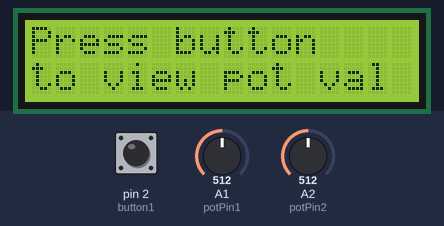
Recording of a sketch running on a simulated Arduino Uno, built with avr-gcc and run on an emulated ATmega328P. On the bench: 16×2 character LCD. The test bench sets the inputs (shaded band); at power-on: pin 2 (button1) HIGH, A2 (potPin2) = 512, A1 (potPin1) = 512.

Above: at 1.2 s.
1.3 s: pin 2 (button1) pulled LOW for 1 s
At 3.1 s:
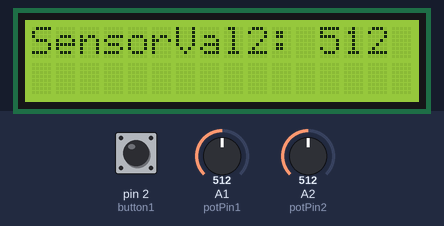
3.8 s: A2 (potPin2) set to 716
At 5.0 s:
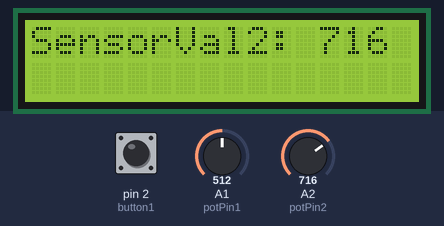
5.3 s: A2 (potPin2) set to 900
At 6.0 s:
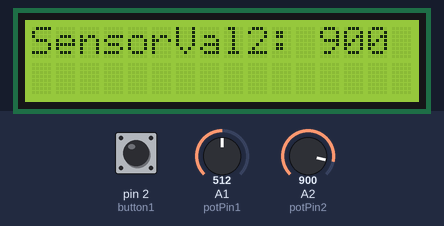
6.8 s: A2 (potPin2) set to 1023
At 8.1 s:
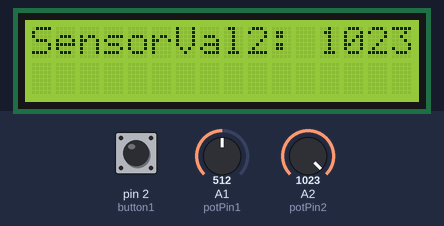
8.4 s: pin 2 (button1) pulled LOW for 0.15 s
At 9.1 s:
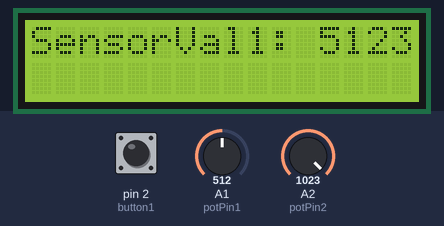
10.0 s: A1 (potPin1) set to 716
At 11.0 s:
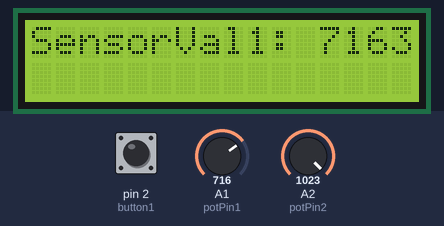
Timing chart, 0 to 12.7 s (numbered marks = the images above; inputs shaded):
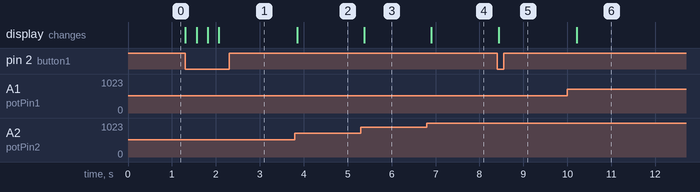

Measured:
- after the input at 1.3 s, the display: first changes at once (image 1 shows a later state)
- after the input at 3.8 s, the display: changes after 0.05 s (image 2)
- after the input at 5.3 s, the display: changes after 0.08 s (image 3)
- after the input at 6.8 s, the display: changes after 0.11 s (image 4)
- after the input at 8.4 s, the display: changes at once (image 5)
- after the input at 10.0 s, the display: changes after 0.22 s (image 6)

The sketch:

MenuForMonoLCD.pde
```cpp
// include the library code:
#include <LiquidCrystal.h>

// initialize the library with the numbers of the interface pins
LiquidCrystal lcd(7,8,9,10,11,12);

int potPin1 = A1;
int potPin2 = A2;
int button1 = 2;


int buttonVal1 = 0;


int menuCount = 0;

void setup()
{

  // set up the LCD's number of columns and rows:
  lcd.begin(16, 2);
  lcd.clear();

  pinMode(potPin1, INPUT);
  pinMode(potPin2, INPUT);
  pinMode(button1, INPUT);


  digitalWrite(button1, HIGH);

  lcd.setCursor(0,0);  // Sets the cursor to col 0 and row 0
  lcd.print("Press button    "); // Prints to the LCD
  lcd.setCursor(0,1);  // Sets the cursor to col 0 and row 0
  lcd.print("to view pot val");
}

void loop()
{
  buttonVal1 = digitalRead(button1);


  if (buttonVal1 == LOW)
  {
    menuCount++;
  }
    switch (menuCount)
    {

      case 1:
      lcd.setCursor(0,0);  // Sets the cursor to col 0 and row 0
      lcd.print("SensorVal1: "); // Prints Sensor Val: to LCD
      lcd.print(analogRead(potPin1)); // Prints value on Potpin1 to LCD
      lcd.setCursor(0,1);  // Sets the cursor to col 1 and row 0
      lcd.print("                "); // Prints Sensor Val: to LCD
      delay(250);
      break;
      case 2:
      lcd.setCursor(0,0);  // Sets the cursor to col 0 and row 0
      lcd.print("SensorVal2: "); // Prints Sensor Val: to LCD
      lcd.print(analogRead(potPin2)); // Prints value on Potpin1 to LCD
      lcd.setCursor(0,1);  // Sets the cursor to col 1 and row 0
      lcd.print("                "); // Prints Sensor Val: to LCD
      delay(250);
      break;
      default:
      menuCount = 0;
      break;

    }

}
```
